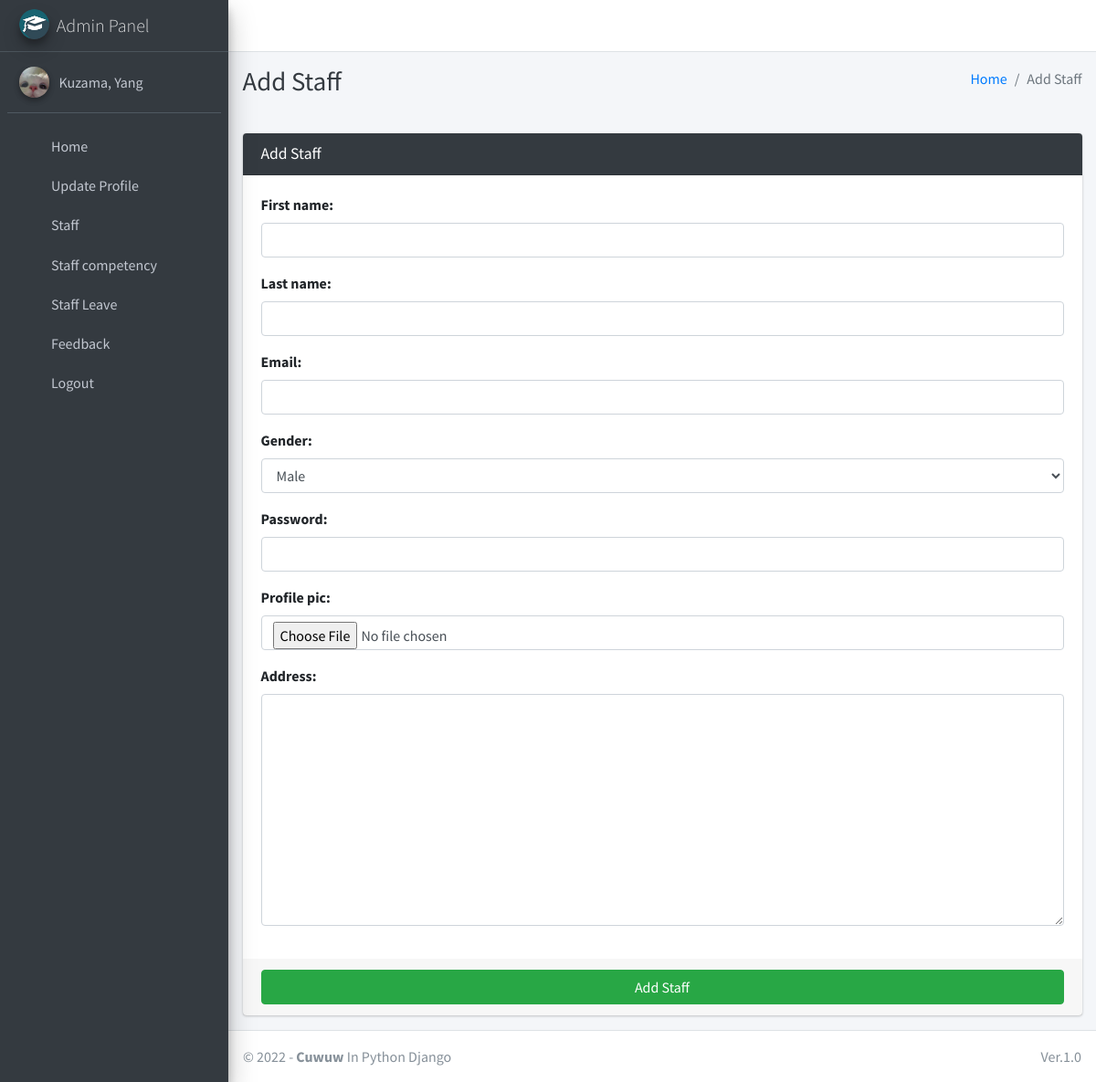
Screenshot of /staff/add (signed in) with the database file from the repository.
### main/models.py (models this page shows)
class CustomUser(AbstractUser):
    USER_TYPE = ((1, "HOD"), (2, "Staff"))
    GENDER = [("M", "Male"), ("F", "Female")]
    username = None  # Removed username, using email instead
    email = models.EmailField(unique=True)
    user_type = models.CharField(default=1, choices=USER_TYPE, max_length=1)
    gender = models.CharField(max_length=1, choices=GENDER)
    profile_pic = models.ImageField()
    address = models.CharField(max_length=60)
    fcm_token = models.TextField(default="")  # For firebase notifications
    created_at = models.DateTimeField(auto_now_add=True)
    updated_at = models.DateTimeField(auto_now=True)
    USERNAME_FIELD = "email"
    REQUIRED_FIELDS = []
    objects = CustomUserManager()
    def __str__(self):
        return self.last_name + ", " + self.first_name

### main/hod_views.py (the view, shortened to what this page needs)
# urls.py: path("staff/add", hod_views.add_staff, name='add_staff'),
def add_staff(request):
    form = StaffForm(request.POST or None, request.FILES or None)
    context = {'form': form, 'page_title': 'Add Staff'}
    return render(request, 'hod_template/add_staff_template.html', context)

### main/forms.py
class StaffForm(CustomUserForm):
    def __init__(self, *args, **kwargs):
        super(StaffForm, self).__init__(*args, **kwargs)
    class Meta(CustomUserForm.Meta):
        model = Staff
        fields = CustomUserForm.Meta.fields

### main/templates/hod_template/add_staff_template.html (shortened to what this page needs)
{% extends 'main/base.html' %}
{% load static %}
{% block page_title %}{{page_title}}{% endblock page_title %}
{% block content %}
<section class="content">
    <div class="container-fluid">
        <div class="row">
            <div class="col-md-12">
                <div class="card card-dark">
                    <div class="card-header">
                        <h3 class="card-title">{{page_title}}</h3>
                    </div>
                    {% include "main/form_template.html" with messages=messages  form=form button_text="Add Staff"%}
                </div>
            </div>
        </div>
    </div>
</section>
{% endblock content %}

### main/templates/main/sidebar_template.html (shortened to what this page needs)
{% load static %}
<aside class="main-sidebar sidebar-dark-info elevation-4">
    {% if request.user.user_type == '1' %}
    <a href="{% url 'admin_home' %}" class="brand-link">
        <img src="{% static 'dist/img/cmsl.png' %} " alt="AdminLTE Logo"
            class="brand-image img-circle elevation-3" >
        <span class="brand-text font-weight-light">Admin Panel</span>
    </a>
    <div class="sidebar">
        <div class="user-panel mt-3 pb-3 mb-3 d-flex">
            <div class="image">
                <img src="{{ request.user.profile_pic}}" class="img-circle elevation-2" alt="User Image">
            </div>
            <div class="info">
                <a href="#" class="d-block">{{user}}</a>
            </div>
        </div>
        <nav class="mt-2">
            <ul class="nav nav-pills nav-sidebar flex-column" data-widget="treeview" role="menu" data-accordion="false">
                <li class="nav-item">
                    {% url 'admin_home' as admin_home %}
                    <a href="{{admin_home}}" class="nav-link {% if admin_home == request.path %} active {% endif %}">
                        <i class="nav-icon fas fa-home"></i>
                        <p>
                            Home
                        </p>
                    </a>
                </li>
                <li class="nav-item">
                    {% url 'admin_view_profile' as admin_view_profile %}
                    <a href="{{admin_view_profile}}"
                        class="nav-link {% if admin_view_profile == request.path %} active {% endif %}">
                        <i class="nav-icon fas fa-address-card"></i>
                        <p>
                            Update Profile
                        </p>
                    </a>
                </li>
 <li class="nav-item has-treeview">
                    <a href="#" class="nav-link">
                        <i class="nav-icon fas fa-book"></i>
                        <p>
                            Staff
                            <i class="fas fa-angle-left right"></i>
                        </p>
                    </a>
 <li class="nav-item">
                    {% url 'view_staff_competency_journal' as view_staff_competency_journal %}
                    <a href="{{view_staff_competency_journal}}"
                        class="nav-link {% if view_staff_competency_journal == request.path %} active {% endif %}">
                        <i class="nav-icon fas fa-address-card"></i>
                        <p>
                            Staff competency
                        </p>
                    </a>
                </li>
                <li class="nav-item">
                    {% url 'view_staff_leave' as view_staff_leave %}
                    <a href="{{view_staff_leave}}"
                        class="nav-link  {% if view_staff_leave == request.path %} active {% endif %}">
                        <i class="nav-icon fas fa-check-double"></i>
                        <p>
                            Staff Leave
                        </p>
                    </a>
                </li>
                  <li class="nav-item">
                                {% url 'staff_feedback_message' as staff_feedback_message %}
                                <a href="{{staff_feedback_message}}"
                                    class="nav-link {% if staff_feedback_message == request.path %} active {% endif %}">
                                    <i class="nav-icon fas fa-comment-alt"></i>
                                    <p>
                                        Feedback
                                    </p>
                                </a>
                            </li>
                                        {% endif %}
                                        <li class="nav-item">
                                            <a href="{% url 'user_logout' %}"
                                                onclick="return confirm('Your session would be terminated.\n\nProceed?')"
                                                class="nav-link">
                                                <i class="nav-icon fas fa-power-off"></i>
                                                <p>
                                                    Logout
                                                </p>
                                            </a>
                                        </li>
                                    </ul>
                                </nav>
                            </div>
</aside>

### rows the page displays
CustomUser: user.profile_pic (picture), last_name+first_name "Kuzama, Yang"

### other values shown
{{ page_title }} "Add Staff"
{{ field.label_tag }} "First name:" "Last name:" "Email:" "Gender:" "Password:" "Profile pic:" "Address:"
{{ button_text }} "Add Staff"
